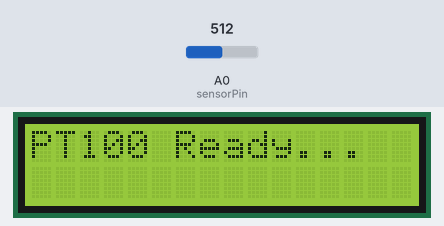
Simulated run of this sketch. Board: Arduino Uno, built with avr-gcc and run on an emulated ATmega328P. On the bench: 16×2 character LCD. Inputs (shaded band) come from the test bench; at power-on: A0 (sensorPin) = 512.

Above: at 0.1 s.
At 3.1 s:
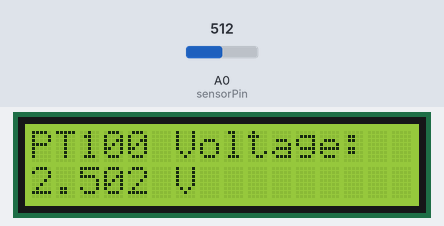

The sketch:

main2.ino
```cpp
#include <LiquidCrystal.h>

LiquidCrystal lcd(12, 11, 5, 4, 3, 2);
const int sensorPin = A0;
const int samplesPerPoint = 100;

void setup() {
  lcd.begin(16, 2);
  lcd.print("PT100 Ready...");
  delay(2000);
  lcd.clear();
}

void loop() {
  float sum = 0;
  for (int i = 0; i < samplesPerPoint; i++) {
    int raw = analogRead(sensorPin);
    float voltage = raw * (5.0 / 1023.0);
    sum += voltage;
    delay(10);
  }

  float avgVoltage = sum / samplesPerPoint;

  lcd.clear();
  lcd.setCursor(0, 0);
  lcd.print("PT100 Voltage:");
  lcd.setCursor(0, 1);
  lcd.print(avgVoltage, 3);
  lcd.print(" V");

  delay(3000);
}
```
